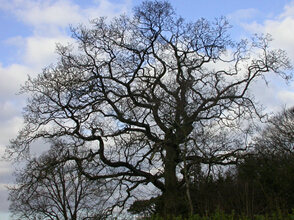
%> input picture MATLAB优化算法案例分析与应用（进阶篇）1-10章程序下载/第7章/3.jpg, 294 x 220 px
$ octave ysw7_2.m   (GNU Octave 9; MATLAB toolbox functions it lacks are replaced by stand-ins)
%> lines starting %> are read from the running program, lines starting %| are printed output that depends on the picture
### MATLAB优化算法案例分析与应用（进阶篇）1-10章程序下载/第7章/myfractal.m
function D = myfractal(I)
% 求图形分形维数的程序---差分盒维数计算
% I：输入二维图像
% D: 返回分形维数
[M,N]=size(I);
TotalGary=0;
Rmax=sqrt((M-1)^2+(N-1)^2); %求最大距离
Nr=zeros(1,floor(Rmax));
for k=1:floor(Rmax)
    for i=1:M
        for j=1:N
            for m=1:M
                for n=1:N
                    if k==1
                        TotalGary=TotalGary+double(abs(I(i,j)-I(m,n)));
                    end
                    if k<=sqrt((i-m)^2+(j-n)^2)&sqrt((i-m)^2+(j-n)^2)<(k+1)
                        Nr(k)=Nr(k)+1;
                    end
                end;
            end;
        end;
    end;
end;
k=[1:floor(Rmax)];
E=2.*TotalGary.*ones(1,floor(Rmax))./Nr(1,floor(Rmax));
[P ,s]=polyfit(log(k),log(E),1);
D=3-P(1);

### MATLAB优化算法案例分析与应用（进阶篇）1-10章程序下载/第7章/ysw7_2.m
% 求二维图形分形维数
clc        % 清屏
clear all; % 删除workplace变量
close all; % 关掉显示图形窗口
% Read the image
[sFileName,sPath]=uigetfile('*.*','Load Image');
%> the answer given: 3.jpg
sFullFileName=[sPath,sFileName];
im = imread(sFullFileName);
%> im is the input picture: size 220x294x3 uint8; mean R, G, B 120.4, 126.7, 136.2
im1 =imresize(im,[32 32]);  % 图像压缩到尺寸到32*32，尺寸太大，PC运算太慢
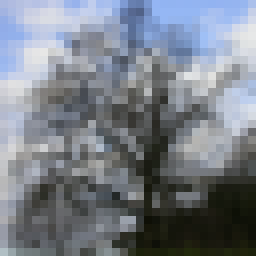
%> im1: size 32x32x3 uint8 (shown 8 times larger); mean R, G, B 120.4, 126.7, 136.2
im1(:,:,1) = medfilt2(im1(:,:,1),[3,2]);   % 中值滤波
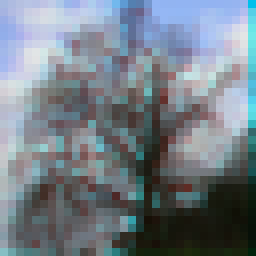
%> im1: size 32x32x3 uint8 (shown 8 times larger); mean R, G, B 116.1, 126.7, 136.2
im1(:,:,2) = medfilt2(im1(:,:,2),[3,2]);   % 中值滤波
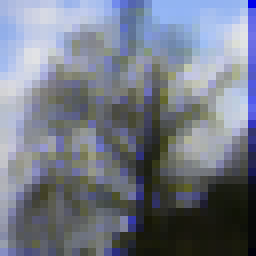
%> im1: size 32x32x3 uint8 (shown 8 times larger); mean R, G, B 116.1, 122.2, 136.2
im1(:,:,3) = medfilt2(im1(:,:,3),[3,2]);   % 中值滤波
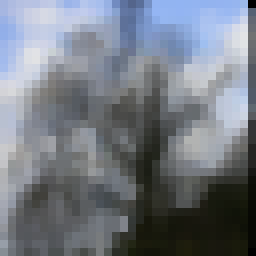
%> im1: size 32x32x3 uint8 (shown 8 times larger); mean R, G, B 116.1, 122.2, 131.6
D = myfractal(im1);         % wait a long time
%> (the run ends here)
